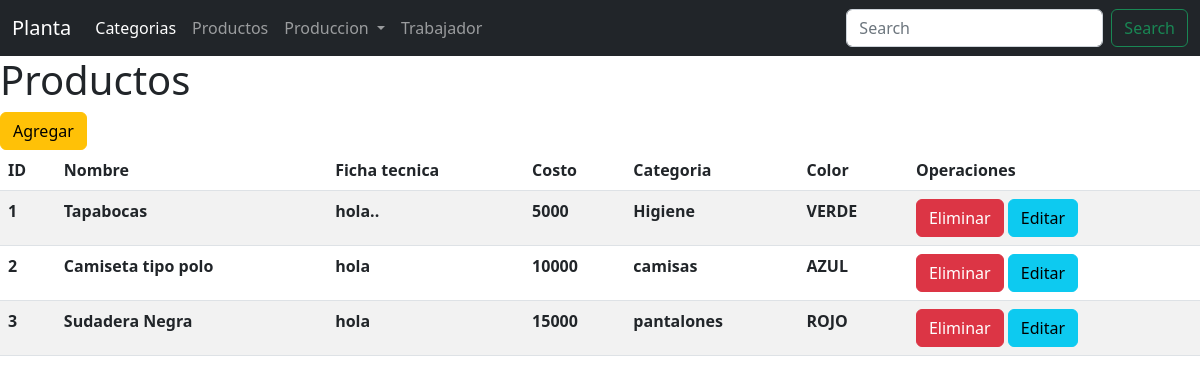
/planta/productos/, run on an earlier commit of the app's database.
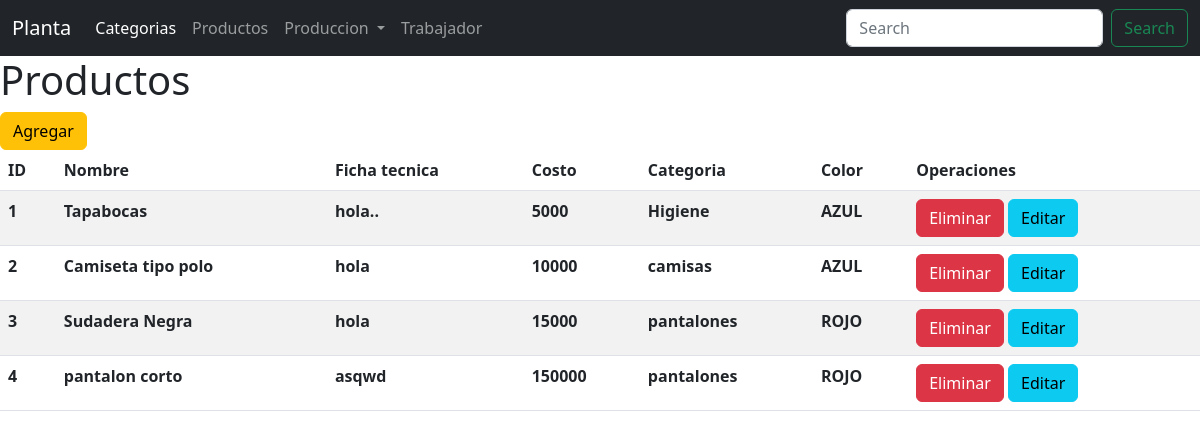
And on a later commit of the database.
### planta/models.py (models this page shows, shortened)
class Producto(models.Model):
    nombre = models.CharField(max_length=100, unique=True)
    ficha_tecnica= models.TextField()
    costo = models.IntegerField()
    categoria = models.ForeignKey(Categoria,on_delete = models.DO_NOTHING)
    COLOR = (
        ('r','ROJO'),
        ('v','VERDE'),
        ('a','AZUL'),
    )
    color = models.CharField(max_length= 100 ,choices=COLOR, default = 'r')

class Categoria(models.Model):
    nombre = models.CharField(max_length=100)
    desc = models.CharField(max_length=254, null=True, blank=True)
    def __str__(self):
        return f" {self.nombre}"

### planta/views.py (the view)
def listarProducto(request):
    q = Producto.objects.all()
    contexto = {'datos': q}
    return render(request, 'planta/producto/listar_producto.html', contexto)

### planta/templates/planta/producto/listar_producto.html (shortened to what this page needs)
{% load static %}
<!DOCTYPE html>
<html lang="es">
<head>
    <link href="{% static 'planta/css/bootstrap.min.css' %}" rel="stylesheet">
</head>
<body>
    <nav class="navbar navbar-expand-sm navbar-dark bg-dark">
        <div class="container-fluid">
          <a class="navbar-brand" href="{% url 'planta:index' %}">Planta</a>
          <div class="collapse navbar-collapse" id="navbarSupportedContent">
            <ul class="navbar-nav me-auto mb-2 mb-lg-0">
              <li class="nav-item">
                <a class="nav-link active" aria-current="page" href="#">Categorias</a>
              </li>
              <li class="nav-item">
                <a class="nav-link" href="{% url 'planta:listarProducto' %}">Productos</a>
              </li>
              <li class="nav-item dropdown">
                <a class="nav-link dropdown-toggle" href="#" role="button" data-bs-toggle="dropdown" aria-expanded="false">
                  Produccion
                </a>
              </li>
              <li class="nav-item">
                <a class="nav-link "  href="{% url 'planta:listarTrabajador' %}">Trabajador</a>
              </li>
            </ul>
            <form class="d-flex" role="search">
              <input class="form-control me-2" type="search" placeholder="Search" aria-label="Search">
              <button class="btn btn-outline-success" type="submit">Search</button>
            </form>
          </div>
        </div>
      </nav>
<h1>Productos</h1>
<a class="btn btn-warning" href="{% url 'planta:formularioProducto' %}">Agregar</a>
<br>
{%if datos %}
    <table class="table table-striped">
        <thead>
            <tr>
                <th>ID</th>
                <th>Nombre</th>
                <th>Ficha tecnica</th>
                <th>Costo</th>
                <th>Categoria</th>
                <th>Color</th>
                <th>Operaciones</th>
            </tr>
        </thead>
        <tbody>
            {%for t in datos %}
            <tr>
                <th>{{t.id}}</th>
                <th>{{t.nombre}}</th>
                <th>{{t.ficha_tecnica}}</th>
                <th>{{t.costo}}</th>
                <th>{{t.categoria}}</th>
                <th>{{t.get_color_display}}</th>
                <td>
                    <a class= "btn btn-danger" href="{% url 'planta:eliminarProducto' t.id %}">Eliminar</a>
                    <a class= "btn btn-info" href="{% url 'planta:formularioEditar' t.id %}">Editar</a>
                </td>
            </tr>
            {%endfor%}
        </tbody>
    </table>
{%else%}
    No hay datos...
{%endif%}
</body>
</html>

What changed in the data, as far as the page shows it:
changed Producto "Tapabocas": color "VERDE" → "AZUL"
added Producto: id "4", nombre "pantalon corto", ficha_tecnica "asqwd", costo "150000", categoria "pantalones", color "ROJO"
